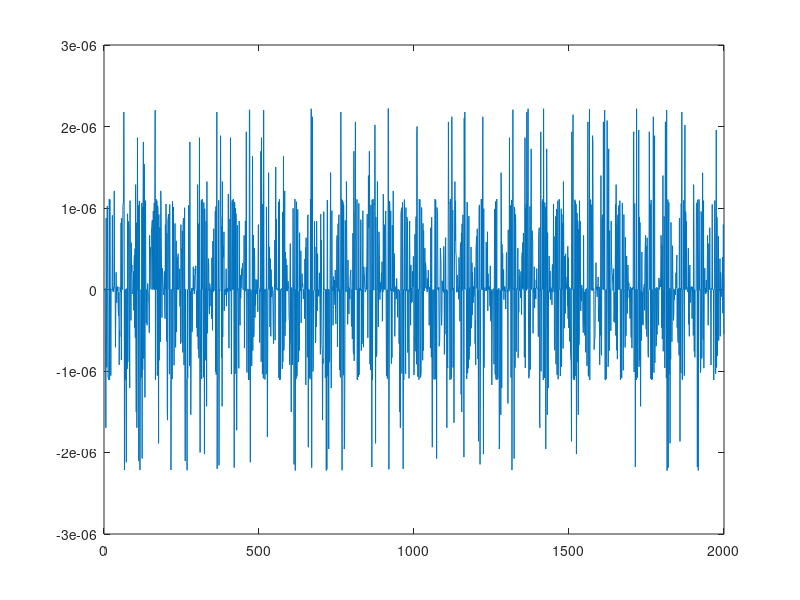
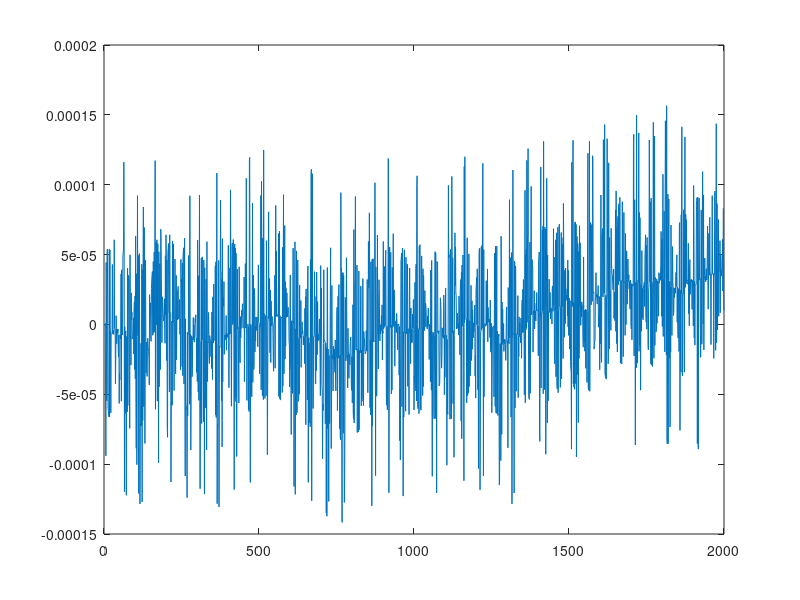
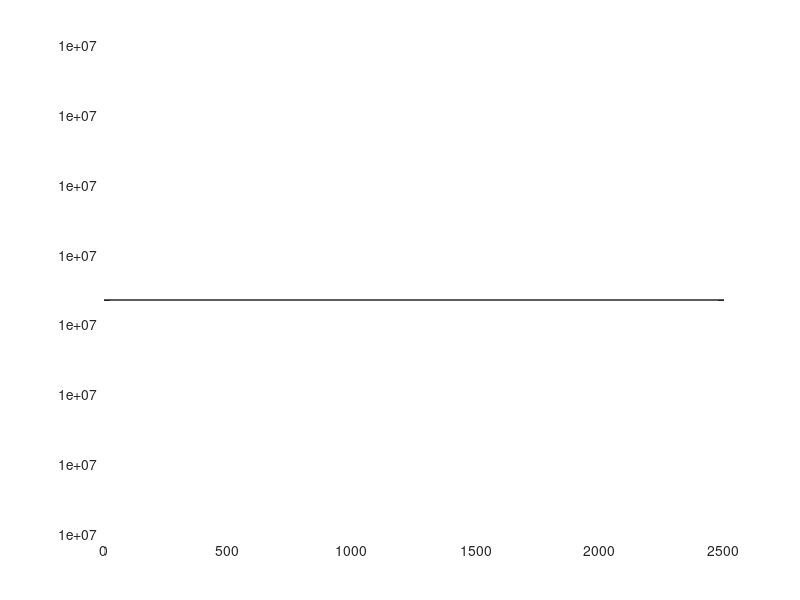

These charts were generated, in order, by the following MATLAB code:
clear
clc

fs = 40e6;
f_in = 10e6;
f_d = 4e3;

f_lo_b = 10e6 + 20;

N_d = 8000;
N = N_d * round(fs / f_d);

d = 2*(randi([0, 1], [1, N_d]) - 0.5);
d = repmat(d, floor(fs/f_d), 1);
d = reshape(d, 1, N);

theta0 = pi/12;

kesi = 1/sqrt(2);
bl = 20;

k1 = 2*kesi*(2*bl/(kesi + 1/(4*kesi))); % tau2carr / tau1carr
k2 = (2*bl/(kesi + 1/(4*kesi)))^2; % 1 / tau1carr

Tu = 0.001;
Dump_N = floor(fs * Tu);

steps = floor(N/Dump_N);
phase_d = zeros(1, steps);
f_lo_lf = zeros(1, steps);
f_lo = zeros(1, steps+1);
f_lo(1) = f_lo_b;
p = 0;
s = 0;

for i = 1:steps
    x = d((i-1)*Dump_N+1:i*Dump_N) .* cos(2*pi*f_in*[(i-1)*Dump_N+1:i*Dump_N]/fs + theta0);
    % x = cos(2*pi*f_in*[(i-1)*Dump_N:i*Dump_N-1]/fs + theta0);
    % x_i = x .* cos(2*pi*f_lo(i)*[(i-1)*Dump_N:i*Dump_N-1]/fs);
    % x_q = x .* sin(2*pi*f_lo(i)*[(i-1)*Dump_N:i*Dump_N-1]/fs);
    x_i = x(1:2:Dump_N);
    x_q = x(2:2:Dump_N);
    x_c = (j*x_i + x_q).*(cos(2*pi*f_lo(i)*[(i-1)*Dump_N/2:i*Dump_N/2-1]/fs) - j*sin(2*pi*f_lo(i)*[(i-1)*Dump_N/2:i*Dump_N/2-1]/fs));
    % x_i = d((i-1)*Dump_N+1:i*Dump_N) .* cos(2*pi*(f_in - f_lo(i))*[(i-1)*Dump_N+1:i*Dump_N]/fs + theta0);
    % x_q = d((i-1)*Dump_N+1:i*Dump_N) .* sin(2*pi*(f_in - f_lo(i))*[(i-1)*Dump_N+1:i*Dump_N]/fs + theta0);
    x_i_dump = sum(real(x_c)) / Dump_N * 2;
    x_q_dump = sum(imag(x_c)) / Dump_N * 2;

    % phase_d(i) = sign(x_q_dump)*x_i_dump - sign(x_i_dump)*x_q_dump;
    phase_d(i) = x_q_dump;
    p = phase_d(i) * k1;
    s = phase_d(i) * Tu * k2 + s;
    f_lo_lf(i) = p + s;
    f_lo(i+1) = f_lo_b + f_lo_lf(i); 

end

%%
figure; plot(phase_d);
figure; plot(f_lo_lf);
figure; plot(f_lo);